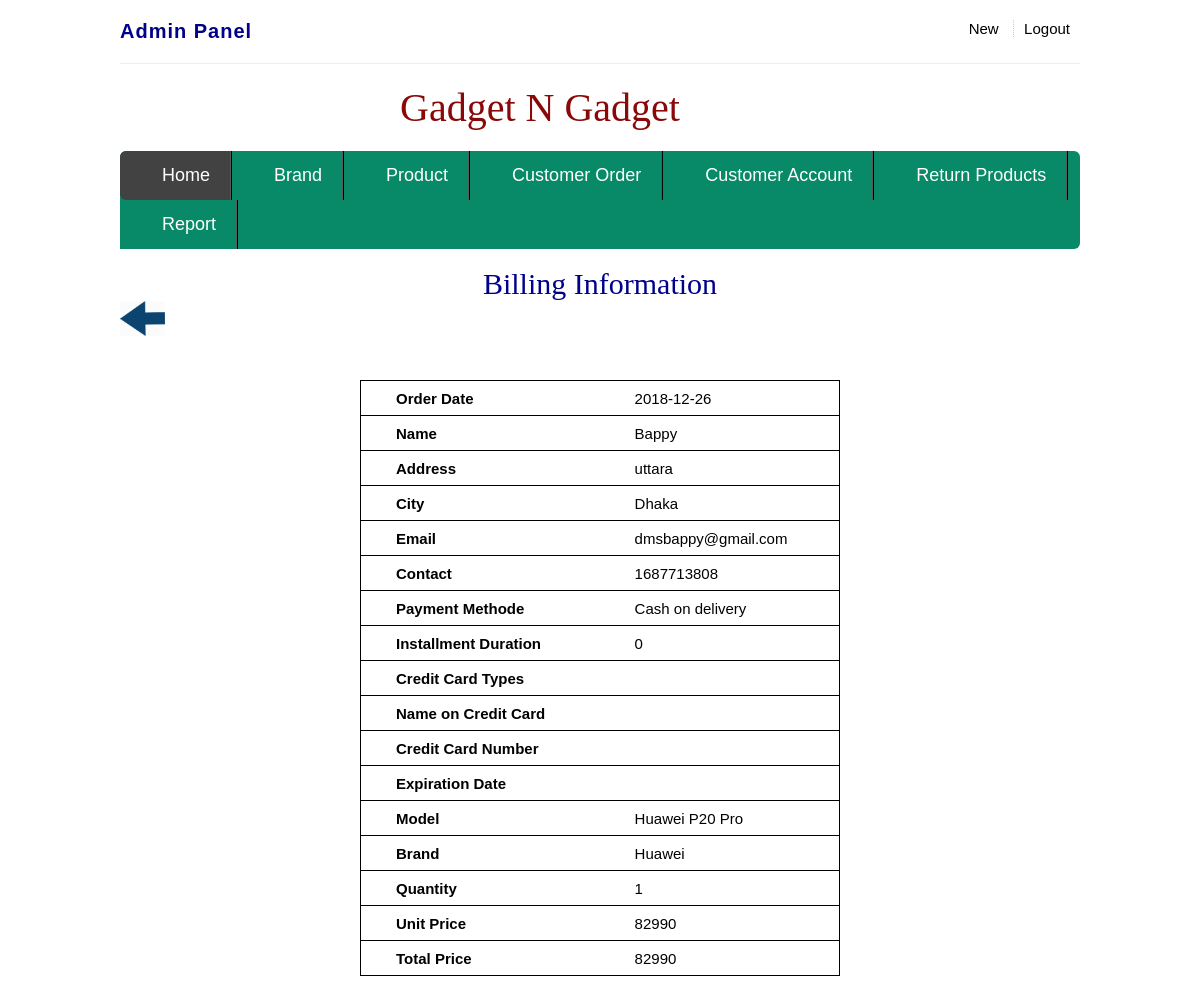
The app's page /Project/order_details.php?id=16 (signed in) with its own data.
### tables this page shows
CREATE TABLE `cart` (
  `cart_id` int(100) NOT NULL,
  `o_id` int(100) NOT NULL,
  `p_id` int(100) NOT NULL,
  `model` varchar(100) NOT NULL,
  `b_name` varchar(100) NOT NULL,
  `price` int(100) NOT NULL,
  `quantity` int(100) NOT NULL,
  `total_price` int(100) NOT NULL,
  `email` varchar(100) NOT NULL,
  `temp` varchar(100) NOT NULL,
  `status` int(100) NOT NULL,
  `order_date` date NOT NULL
);

CREATE TABLE `c_order` (
  `o_id` int(50) NOT NULL,
  `fname` varchar(100) NOT NULL,
  `email` varchar(100) NOT NULL,
  `address` varchar(100) NOT NULL,
  `city` varchar(100) NOT NULL,
  `contact` int(100) NOT NULL,
  `p_method` varchar(100) NOT NULL,
  `ins_duration` int(10) NOT NULL,
  `typeOfcc` varchar(100) NOT NULL,
  `name_cc` varchar(100) NOT NULL,
  `cc_number` varchar(100) NOT NULL,
  `ex_date` varchar(100) NOT NULL,
  `order_amount` int(100) NOT NULL,
  `temp` varchar(100) NOT NULL,
  `order_date` date NOT NULL,
  `Email_id` varchar(100) NOT NULL,
  `status` int(100) NOT NULL
);

### Project/order_details.php (the view, shortened to what this page needs)
<?php include 'aheader.php';?>
<?php include 'connection.php'; ?>
<?php
$order_id=$_GET['id'];
$sql="SELECT * FROM c_order, cart WHERE c_order.o_id='$order_id' AND cart.o_id='$order_id'";
$result=mysqli_query($con, $sql);
while ($row=mysqli_fetch_array($result)) {
  $first_name=$row['fname'];
  $address=$row['address'];
  $mail=$row['email'];
  $city=$row['city'];
  $contact=$row['contact'];
  $method=$row['p_method'];
  $ins_duration=$row['ins_duration'];
  $total_price=$row['total_price'];
  $order_date=$row['order_date'];
  $model=$row['model'];
  $brand=$row['b_name'];
  $quantity=$row['quantity'];
  $price=$row['price'];
}
?>
<!DOCTYPE html>
<html lang="en">
<head>
</head>
<body>
  <br><h1 style="color: darkblue;font-family: algerian;text-align: center;font-size: 30px">Billing Information</h1>
   <a href="order_request.php"> <img src = 'images/back.png' height = 35 width = 45></a>
  <table style="border:1px solid">
     <tr>
       <th>
        <label>Order Date</label>
      </th>
      <td>
        <label><?php echo $order_date;?></label>
      </td>
    </tr>
    <tr>
      <th>
        <label> Name</label>
      </th>
      <td>
        <label><?php echo $first_name; ?></label>
      </td>
    </tr>
    <tr>
       <th>
        <label>Address</label>
      </th>
      <td>
        <label><?php echo $address;?></label>
      </td>
    </tr>
    <tr>
       <th>
        <label>City</label>
      </th>
      <td>
        <label><?php echo $city;?></label>
      </td>
    </tr>
    <tr>
       <th>
        <label>Email</label>
      </th>
      <td>
        <label><?php echo $mail;?></label>
      </td>
    </tr>
    <tr>
       <th>
        <label>Contact</label>
      </th>
      <td>
        <label><?php echo $contact;?></label>
      </td>
    </tr>
    <tr>
       <th>
        <label>Payment Methode</label>
      </th>
      <td>
        <label><?php echo $method;?></label>
      </td>
    </tr>
    <tr>
       <th>
        <label>Installment Duration</label>
      </th>
      <td>
        <label><?php echo $ins_duration;?></label>
      </td>
    </tr>
    <tr>
       <th>
        <label>Credit Card Types</label>
      </th>
      <td>
      </td>
    </tr>
    <tr>
       <th>
        <label>Name on Credit Card</label>
      </th>
      <td>
      </td>
    </tr>
    <tr>
       <th>
        <label>Credit Card Number</label>
      </th>
      <td>
      </td>
    </tr>
    <tr>
       <th>
        <label>Expiration Date</label>
      </th>
      <td>
      </td>
    </tr>
    <tr>
       <th>
        <label>Model</label>
      </th>
      <td>
        <label><?php echo $model;?></label>
      </td>
    </tr>
    <tr>
       <th>
        <label>Brand</label>
      </th>
      <td>
        <label><?php echo $brand;?></label>
      </td>
    </tr>
    <tr>
       <th>
        <label>Quantity</label>
      </th>
      <td>
        <label><?php echo $quantity;?></label>
      </td>
    </tr>
    <tr>
       <th>
        <label>Unit Price</label>
      </th>
      <td>
        <label><?php echo $price;?></label>
      </td>
    </tr>
    <tr>
       <th>
        <label>Total Price</label>
      </th>
      <td>
        <label><?php echo $total_price;?></label>
      </td>
    </tr>
  </table>
</body>
</html>

### Project/css/astyle.css (style rules this page uses)
html,body,span,applet,object,iframe,h1,h2,h3,h4,h5,h6,p,blockquote,pre,a,abbr,acronym,address,big,cite,code,del,dfn,em,ins,kbd,q,s,samp,small,strike,strong,sub,sup,var,b,u,i,dl,dd,ol,nav ul,nav li,fieldset,form,label,legend,caption,tfoot,article,aside,canvas,details,embed,figure,figcaption,footer,header,hgroup,menu,nav,output,ruby,section,summary,time,mark,audio,video { margin:0;padding:0;border:0;font-size:100%;font:inherit;vertical-align:baseline; }
a { text-decoration:none; }
img { max-width:100%; }
body { font-family: Arial, Helvetica, sans-serif; background: #FFF; }

### Project/css/brand.css (style rules this page uses)
table { width: 50%; margin: 40px auto; border-collapse: collapse; text-align: left; }
tr { border-bottom: 1px solid black; }
th, td { border: none; height: 30px; padding: 2px; padding-left: 35px; }

### Project/css/product.css (style rules this page uses)
table { width: 50%; margin: 40px auto; border-collapse: collapse; text-align: left; }
tr { border-bottom: 1px solid black; }
th, td { border: none; height: 30px; padding: 2px; padding-left: 35px; font-size: 15px; }

### Project/css/stock.css (style rules this page uses)
.stock th, td { border: none; height: 30px; padding: 2px; padding-left: 40px; font-size: 15px; }

### records on screen
cart: order_date "2018-12-26", email "dmsbappy@gmail.com", model "Huawei P20 Pro", b_name "Huawei", quantity "1", price "82990", total_price "82990"
c_order: fname "Bappy", address "uttara", city "Dhaka", contact "1687713808", p_method "Cash on delivery", ins_duration "0"
